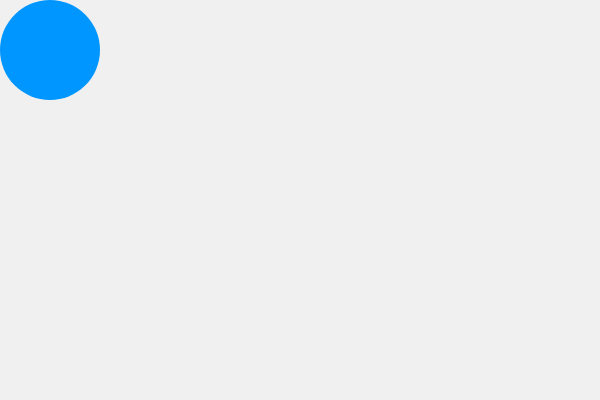
Frame 1 (no input)
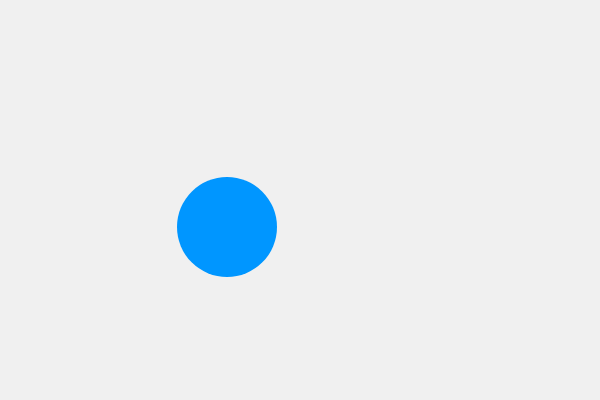
Frame 60 (no input)
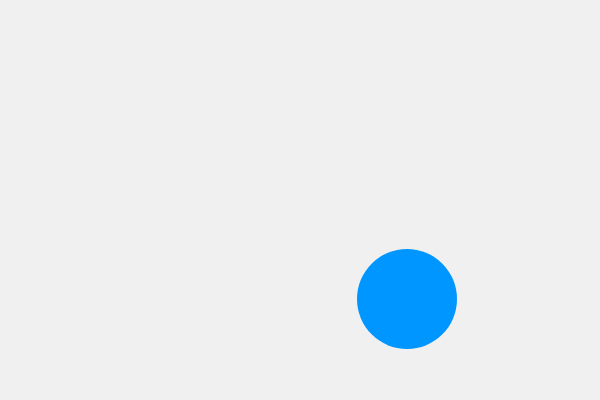
Frame 120 (the mouse pressed at the canvas centre since frame 60)

The p5.js sketch that drew these frames (run headless with seeded random() and noise() and a simulated clock; from frame 60 on, the mouse is pressed at the canvas centre):

// p5.js sketch
// ── sketch.js
let x, y;          
let xSpeed = 3;     
let ySpeed = 3;     
let diameter = 100; 
let radius = diameter / 2;

function setup()
{
  createCanvas(600, 400);
  x = radius; 
  y = radius;
}

function draw() 
{
  background(240);
  fill(0, 150, 255);
  noStroke();
  ellipse(x, y, diameter, diameter);
  x += xSpeed;
  y += ySpeed;

  
  if (x + radius > width || x - radius < 0) 
  {
    xSpeed *= -1;
  }

  
  if (y + radius > height || y - radius < 0) 
  {
    ySpeed *= -1;
  }
}
